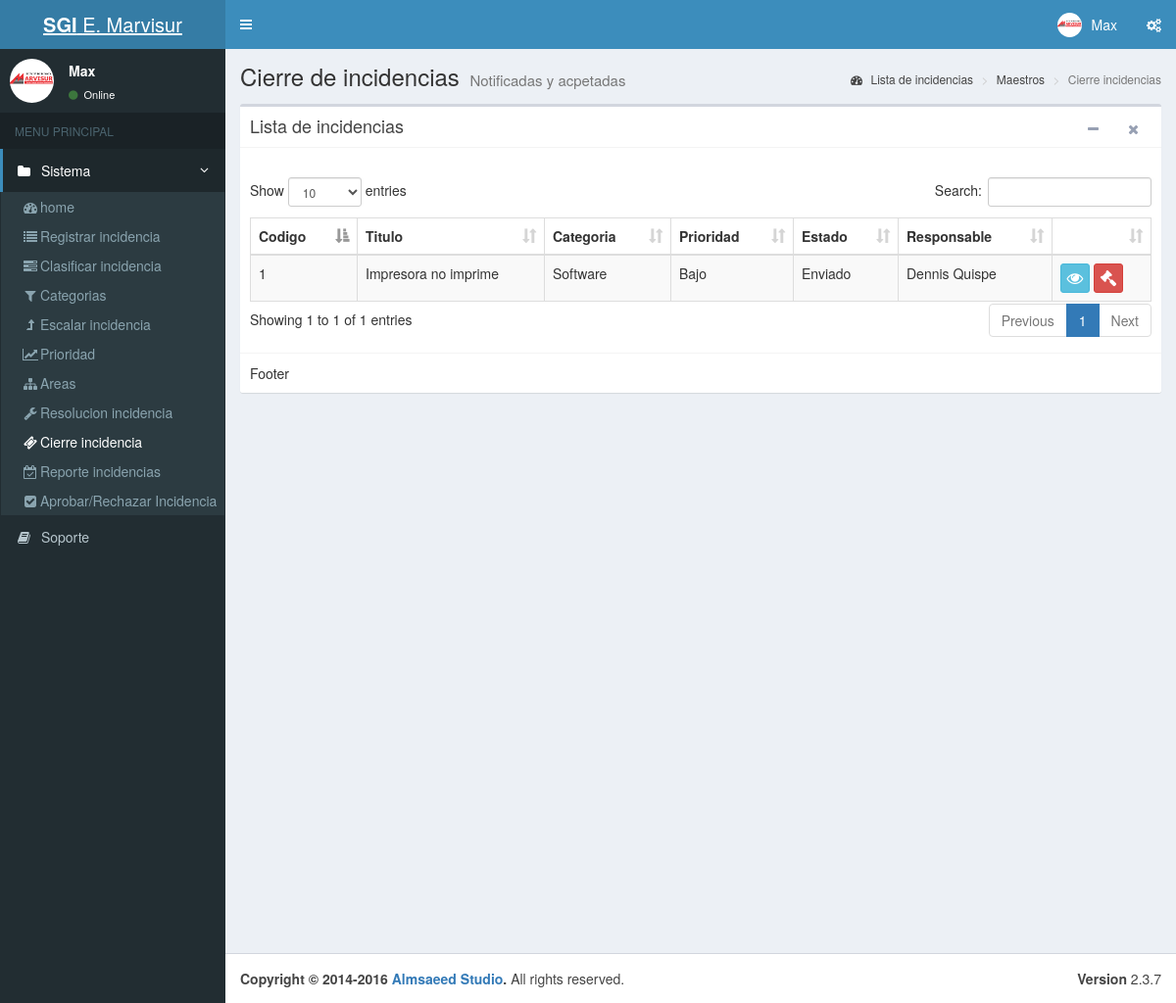
Page /index.php?c=cierre (signed in) on the committed database.
### tables this page shows
CREATE TABLE IF NOT EXISTS `menus` (
  `MENU_Id` int(11) NOT NULL,
  `MENU_Padre` varchar(45) DEFAULT NULL,
  `MENU_Nombre` varchar(100) DEFAULT NULL,
  `MENU_Descripcion` varchar(200) DEFAULT NULL,
  `MENU_NombreFormulario` varchar(50) DEFAULT NULL,
  `MENU_Icono` varchar(30) DEFAULT NULL,
  `MENU_FechaAuditoria` datetime DEFAULT NULL
);

CREATE TABLE IF NOT EXISTS `tratamiento_incidencia` (
  `TRIN_Id` int(11) NOT NULL,
  `TRIN_FechaRegistro` date NOT NULL,
  `INCI_Id` int(11) NOT NULL,
  `CATE_Id` int(11) NOT NULL,
  `AREA_Id` int(11) NOT NULL,
  `NIVE_Id` int(11) NOT NULL,
  `ESTA_Id` int(11) NOT NULL,
  `PRIO_Id` int(11) NOT NULL,
  `USUA_IdResponsable` int(11) DEFAULT NULL,
  `USUA_Id` int(11) NOT NULL,
  `TRIN_FechaAuditoria` datetime NOT NULL
);

CREATE TABLE IF NOT EXISTS `incidencias` (
  `INCI_Id` int(11) NOT NULL,
  `INCI_Titulo` varchar(50) NOT NULL,
  `INCI_Descripcion` varchar(200) NOT NULL,
  `INCI_FechaRegistro` date NOT NULL,
  `CATE_Id` int(11) NOT NULL,
  `AREA_Id` int(11) DEFAULT NULL,
  `ESTA_Id` int(11) NOT NULL,
  `USUA_Id` int(11) NOT NULL,
  `USUA_IdAuditoria` int(11) NOT NULL,
  `INCI_FechaAuditoria` datetime NOT NULL
);

CREATE TABLE IF NOT EXISTS `categoria` (
  `CATE_Id` int(11) NOT NULL,
  `CATE_Descripcion` varchar(50) NOT NULL,
  `USUA_Id` int(11) NOT NULL,
  `CATE_FechaRegistro` datetime NOT NULL
);

CREATE TABLE IF NOT EXISTS `estados` (
  `ESTA_Id` int(11) NOT NULL,
  `ESTA_Nombre` varchar(20) NOT NULL,
  `ESTA_Descripcion` varchar(100) NOT NULL,
  `USUA_Id` int(11) NOT NULL,
  `ESTA_FechaAuditoria` datetime NOT NULL
);

CREATE TABLE IF NOT EXISTS `usuarios` (
  `USUA_Id` int(11) NOT NULL,
  `USUA_Nombre` varchar(50) NOT NULL,
  `USUA_Nick` varchar(20) NOT NULL,
  `USUA_Password` varchar(50) NOT NULL,
  `ROL_Id` int(11) DEFAULT NULL,
  `USUA_FechaCreacion` date NOT NULL,
  `USUA_FechaAuditoria` datetime NOT NULL
);

### controller/cierre.controller.php (called while the page is built, shortened)
<?php
require_once 'model/cierre.php';
require_once 'model/herramientas.php';
class cierreController{
    public function __CONSTRUCT(){
        $this->model = new cierre();
        $this->herramientas = new herramientas();
    }
    public function Index(){
        require_once 'view/header.php';
        require_once 'view/incidencia/cierre.php';
        require_once 'view/footer.php';
    }
}

### model/database.php (called while the page is built)
<?php
class Database
{
    public static function StartUp()
    {
        $pdo = new PDO('mysql:host=localhost;dbname=bd_incidencias;charset=utf8', 'root', '');
        $pdo->setAttribute(PDO::ATTR_ERRMODE, PDO::ERRMODE_EXCEPTION);
        return $pdo;
    }
}

### model/herramientas.php (called while the page is built, shortened)
<?php
class herramientas
{
	public function __CONSTRUCT()
	{
		try
		{
			$this->pdo = Database::StartUp();
		}
		catch(Exception $e)
		{
			die($e->getMessage());
		}
	}
	public function MenuValidacion($MenuPadre)
	{
		try
		{
			$stm = $this->pdo->prepare("SELECT
											M.MENU_Id,
											M.MENU_Padre,
											M.MENU_Nombre,
											M.MENU_NombreFormulario,
											M.MENU_Icono,
											R.ROL_Id,
											R.ROL_Nombre
											FROM
											menus M
											inner join permiso_rol PR on M.MENU_Id = PR.MENU_Id
											inner join rol R on PR.ROL_Id = R.ROL_Id
											WHERE
											PR.ROL_Id = ".$_SESSION['ROL_Id']."
											and MENU_Padre=?");
			$stm->execute(array($MenuPadre));
			return $stm->fetchAll(PDO::FETCH_OBJ);
		}
		catch(Exception $e)
		{
			die($e->getMessage());
		}
	}
public function MenuValidacionCabeceras()
	{
		try
		{
			$stm = $this->pdo->prepare("SELECT DISTINCT MENU_Padre FROM menus");
			$stm->execute();
			return $stm->fetchAll(PDO::FETCH_OBJ);
		}
		catch(Exception $e)
		{
			die($e->getMessage());
		}
	}
	public function ActiveMenus($ActiveMenu)
	{
		try
		{
			$stm = $this->pdo->prepare("SELECT MENU_Padre FROM menus where MENU_NombreFormulario = ?");
			$stm->execute(array($ActiveMenu));
			return $stm->fetchAll(PDO::FETCH_OBJ);
		}
		catch(Exception $e)
		{
			die($e->getMessage());
		}
	}
}

### model/cierre.php (called while the page is built, shortened)
<?php
class cierre
{
	public function __CONSTRUCT()
	{
		try
		{
			$this->pdo = Database::StartUp();
		}
		catch(Exception $e)
		{
			die($e->getMessage());
		}
	}
public function ListaIncidenciasParaCierre()
{
	try
	{
		$stm = $this->pdo->prepare("SELECT
										TR.TRIN_Id,
										I.INCI_Id,
										I.INCI_Titulo,
										C.CATE_Descripcion,
										CASE TR.PRIO_Id
										WHEN 0 THEN 'Sencillo'
										WHEN 1 THEN 'Bajo'
										WHEN 2 THEN 'Medio'
										WHEN 3 THEN 'Alto'
										END AS 'Prioridad',
							            E.ESTA_Nombre,
										U.USUA_Nombre
										FROM
										tratamiento_incidencia TR
										INNER JOIN incidencias I ON TR.INCI_Id = I.INCI_Id
										INNER JOIN categoria C ON TR.CATE_Id = C.CATE_Id
										INNER JOIN usuarios U ON TR.USUA_IdResponsable = U.USUA_Id
							            INNER JOIN estados E ON TR.ESTA_Id = E.ESTA_Id
							            WHERE
										TR.ESTA_Id <> 5");
		$stm->execute();
		return $stm->fetchAll(PDO::FETCH_OBJ);
	}
	catch(Exception $e)
	{
		die($e->getMessage());
	}
}
}

### view/incidencia/cierre.php (the view, shortened to what this page needs)
<div class="content-wrapper">
  <section class="content-header">
    <h1>
       Cierre de incidencias
      <small>Notificadas y acpetadas</small>
    </h1>
    <ol class="breadcrumb">
      <li><a href="#"><i class="fa fa-dashboard"></i> Lista de incidencias </a></li>
      <li><a href="#">Maestros</a></li>
      <li class="active">Cierre incidencias</li>
    </ol>
  </section>
  <section class="content">
    <div class="box">
          <div class="box-header with-border">
             <h3 class="box-title">Lista de incidencias</h3>
              <div class="box-tools pull-right">
                <button type="button" class="btn btn-box-tool" data-widget="collapse" data-toggle="tooltip" title="Collapse">
                  <i class="fa fa-minus"></i></button>
                <button type="button" class="btn btn-box-tool" data-widget="remove" data-toggle="tooltip" title="Remove">
                  <i class="fa fa-times"></i></button>
              </div>
          </div>
          <div class="box-body">
           <div class="row">
            <div class="col-lg-2">
                <br>
            </div>
          </div>
          <table   id="tbDTb" class="table table-striped  table-bordered">
              <thead>
                  <tr>
                      <th>Codigo</th>
                      <th>Titulo</th>
                      <th>Categoria</th>
                      <th>Prioridad</th>
                      <th>Estado</th>
                      <th>Responsable</th>
                      <th></th>
                 </tr>
              </thead>
              <tbody>
                <?php foreach($this->model->ListaIncidenciasParaCierre() as $r): ?>
                  <tr id="<?php echo $r->INCI_Id; ?>">
                    <td><?php echo $r->INCI_Id; ?></td>
                    <td><?php echo $r->INCI_Titulo; ?></td>
                    <td><?php echo $r->CATE_Descripcion; ?></td>
                    <td><?php echo $r->Prioridad; ?></td>
                    <td><?php echo $r->ESTA_Nombre; ?></td>
                    <td><?php echo $r->USUA_Nombre; ?></td>
                    <td> <a
                            data-toggle="modal"
                            title="Ver detalle"
                            data-target="#ModalHistorialIncidencias"
                            onclick="ModalHistorialIncidenciasCierre()"
                            class="btn btn-social-icon btn-info btn-sm" ><i class="fa fa-fw fa-eye" ></i></a>
                            <a href="#"
                            data-href="
                              ?c=cierre&a=Guardar&
                              INCI_Id=<?php echo $r->INCI_Id; ?>&
                              TRIN_Id=<?php echo $r->TRIN_Id; ?>"
                            data-toggle="modal"
                            title="Cerrar incidencia"
                            data-target="#confirm-delete"
                            class="btn btn-social-icon btn-danger btn-sm" ><i class="fa fa-fw fa-legal" ></i></a>
                    </td>
                  </tr>
                <?php endforeach; ?>
              </tbody>
          </table>
          </div>
          <div class="box-footer">
            Footer
          </div>
    </div>
  </section>
</div>

### view/header.php (shortened to what this page needs)
<!DOCTYPE html>
<html lang="es">
<head>
  <link rel="stylesheet" href="css/bootstrap/css/bootstrap.min.css">
  <link rel="stylesheet" href="//cdnjs.cloudflare.com/ajax/libs/font-awesome/4.5.0/css/font-awesome.min.css">
  <link rel="stylesheet" href="//cdnjs.cloudflare.com/ajax/libs/ionicons/2.0.1/css/ionicons.min.css">
  <link rel="stylesheet" href="css/dist/css/AdminLTE.min.css">
  <link rel="stylesheet" href="css/dist/css/skins/_all-skins.min.css">
  <link rel="stylesheet" href="css/plugins/datatables/dataTables.bootstrap.css">
  <link rel="stylesheet" href="assets/js/jquery-ui/jquery-ui.min.css" />
  <link rel="stylesheet" href="css/plugins/datatables/datatables.min.css">
  <link rel="stylesheet" href="css/plugins/datatables/fixedHeader.dataTables.min.css">
  <link rel="stylesheet" href="//cdnjs.cloudflare.com/ajax/libs/bootstrap-select/1.12.1/css/bootstrap-select.min.css">
  <link href="//maxcdn.bootstrapcdn.com/bootstrap/3.3.7/css/bootstrap.min.css" rel="stylesheet">
  <link href="css/fileinput/fileinput.css" media="all" rel="stylesheet" type="text/css"/>
      <link rel="stylesheet" href="css/plugins/datepicker/datepicker3.css">
</head>
<body class="hold-transition skin-blue sidebar-mini" >
  <div class="wrapper">
  <header class="main-header">
    <a href="index2.html" class="logo">
      <span class="logo-lg"><b>SGI</b> E. Marvisur</span>
    </a>
    <nav class="navbar navbar-static-top">
      <a href="#" class="sidebar-toggle" data-toggle="offcanvas" role="button">
      </a>
      <div class="navbar-custom-menu">
        <ul class="nav navbar-nav">
          <li class="dropdown user user-menu">
            <a href="#" class="dropdown-toggle" data-toggle="dropdown">
              <img src="<?php echo 'Recursos/Imagen/logo.png' ;?>" class="user-image" alt="User Image">
              <span class="hidden-xs"> <?php  echo  $_SESSION['USUA_Nombre'];?></span>
            </a>
          </li>
          <li>
            <a href="#" data-toggle="control-sidebar"><i class="fa fa-gears"></i></a>
          </li>
        </ul>
      </div>
    </nav>
  </header>
  <aside class="main-sidebar">
    <section class="sidebar">
      <div class="user-panel">
        <div class="pull-left image">
          <img src="<?php echo 'Recursos/Imagen/logo.png';?>" class="img-circle" alt="User Image">
        </div>
        <div class="pull-left info">
          <p><?php  echo  $_SESSION['USUA_Nombre'];?></p>
          <a href="#"><i class="fa fa-circle text-success"></i> Online</a>
        </div>
      </div>
      <ul class="sidebar-menu">
        <li class="header">MENU PRINCIPAL</li>
      <?php isset($_REQUEST['c'])?$active=$_REQUEST['c']:$active='';?>
        <?php foreach($this->herramientas->MenuValidacionCabeceras() as $t): ?>
           <?php foreach($this->herramientas->ActiveMenus($active) as $p): ?>
        <li class="<?php echo $p->MENU_Padre==$t->MENU_Padre? 'active' : '';?> treeview">
          <a href="#">
              <i class="fa fa-folder"></i> <span><?php echo $t->MENU_Padre; ?></span>
            <span class="pull-right-container">
              <i class="fa fa-angle-left pull-right"></i>
            </span>
          </a>
          <ul class="treeview-menu">
              <?php foreach($this->herramientas->MenuValidacion($t->MENU_Padre) as $r): ?>
              <li class="<?php echo $active == $r->MENU_NombreFormulario ? 'active' : ''; ?>"><a href="?c=<?php echo $r->MENU_NombreFormulario; ?>"><i class="<?php echo $r->MENU_Icono; ?>"></i><?php echo $r->MENU_Nombre; ?></a></li>
             <?php endforeach; ?>
          </ul>
        </li>
           <?php endforeach; ?>
        <?php endforeach; ?>
        <li><a href=""><i class="fa fa-book"></i> <span>Soporte</span></a></li>
    </section>
  </aside>

### rows in the picture
menus: MENU_Padre "Sistema", MENU_Nombre "Cierre incidencia"
menus: MENU_Nombre "home"
menus: MENU_Nombre "Registrar incidencia"
menus: MENU_Nombre "Clasificar incidencia"
menus: MENU_Nombre "Categorias"
menus: MENU_Nombre "Escalar incidencia"
menus: MENU_Nombre "Prioridad"
menus: MENU_Nombre "Areas"
menus: MENU_Nombre "Resolucion incidencia"
menus: MENU_Nombre "Reporte incidencias"
menus: MENU_Nombre "Aprobar/Rechazar Incidencia"
tratamiento_incidencia: INCI_Id.INCI_Id "1", INCI_Id.INCI_Titulo "Impresora no imprime", CATE_Id.CATE_Descripcion "Software", Prioridad "Bajo", ESTA_Id.ESTA_Nombre "Enviado", USUA_Id.USUA_Nombre "Dennis Quispe"

### other values in the picture
$_SESSION['USUA_Nombre'] "Max"
